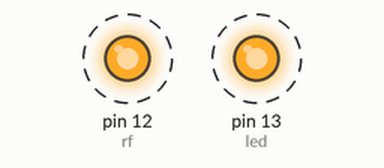
Bench run of a sketch on a simulated Arduino Uno, built with avr-gcc and run on an emulated ATmega328P. Shown: output pins drawn as LEDs (lit = HIGH). Dashed ring = blinking.

Above: at 0.5 s.
Timing chart, 0 to 4.6 s (numbered marks = the images above):
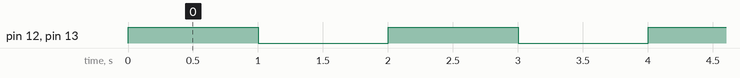

Measured:
- by itself, pin 12 (rf), pin 13 (led): alternates HIGH for 1.0 s and LOW for 1.0 s

The sketch:

Transmit.ino
```cpp
/*
Testing transmit script for generic 433MHz transmitter.
By trishmapow, 1 July 2016
*/

#define rf 12
#define led 13

void setup() {
  pinMode(rf, OUTPUT);

  //Live indication of data
  pinMode(led, OUTPUT);
}

void loop() {
  digitalWrite(rf, HIGH);
  digitalWrite(led, HIGH);
  delay(1000);
  digitalWrite(rf, LOW);
  digitalWrite(led, LOW);
  delay(1000);
}
```
